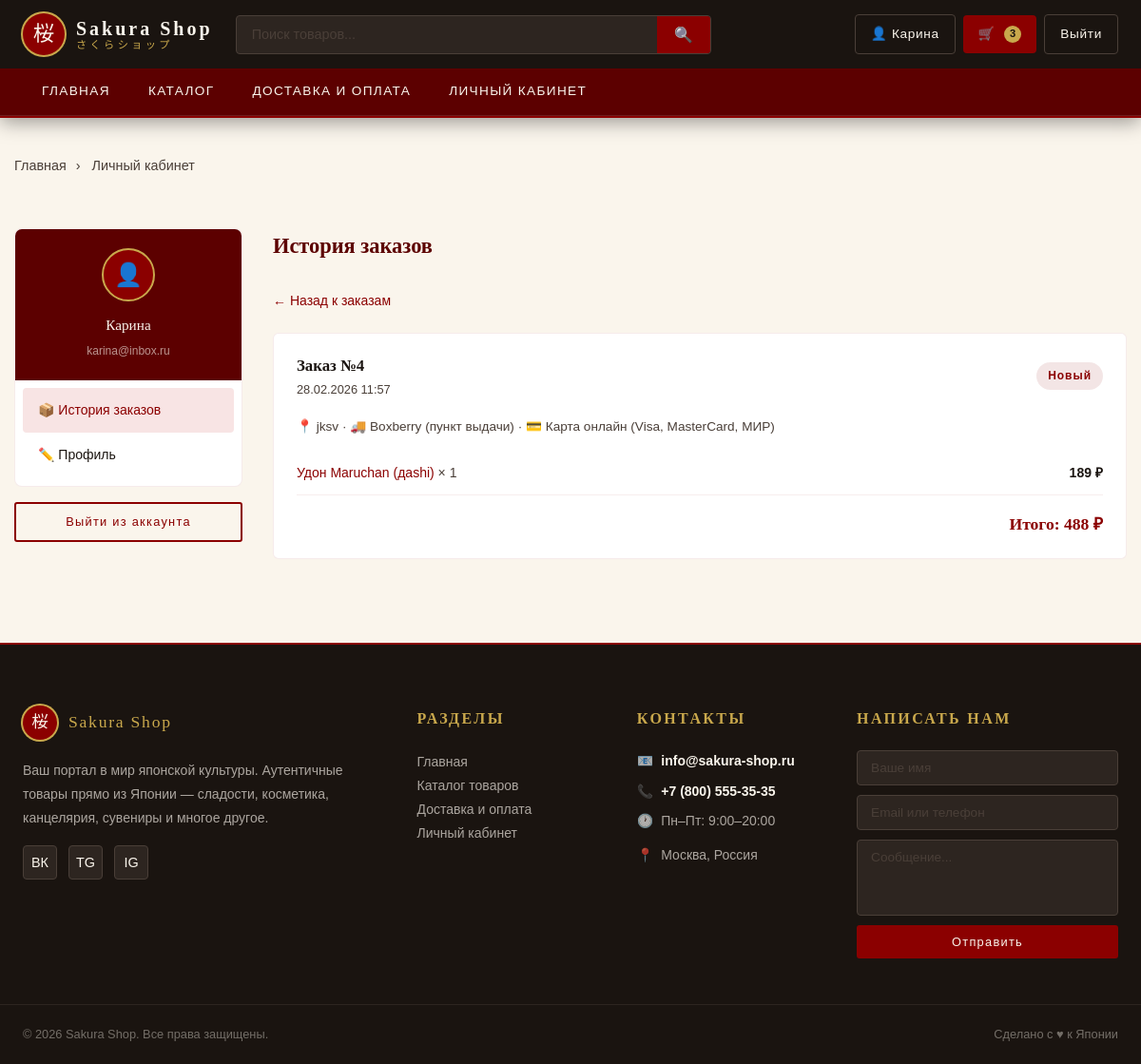
Screenshot of /account.php?tab=orders&order=4 (signed in) with the database file from the repository.
### tables this page shows
CREATE TABLE `users` (
  `id` int(10) UNSIGNED NOT NULL,
  `email` varchar(255) NOT NULL,
  `phone` varchar(20) DEFAULT NULL,
  `password_hash` varchar(255) NOT NULL,
  `full_name` varchar(255) NOT NULL,
  `role` enum('client','admin') NOT NULL DEFAULT 'client',
  `created_at` datetime NOT NULL DEFAULT current_timestamp()
);

CREATE TABLE `orders` (
  `id` int(10) UNSIGNED NOT NULL,
  `user_id` int(10) UNSIGNED NOT NULL,
  `order_date` datetime NOT NULL DEFAULT current_timestamp(),
  `status` enum('новый','оплачен','отправлен','доставлен','отменён') NOT NULL DEFAULT 'новый',
  `total_amount` decimal(10,2) NOT NULL,
  `delivery_address` text NOT NULL,
  `delivery_method` varchar(100) NOT NULL,
  `payment_method` varchar(100) NOT NULL
);

CREATE TABLE `order_items` (
  `id` int(10) UNSIGNED NOT NULL,
  `order_id` int(10) UNSIGNED NOT NULL,
  `product_id` int(10) UNSIGNED DEFAULT NULL,
  `product_name` varchar(255) NOT NULL,
  `price_at_purchase` decimal(10,2) NOT NULL,
  `quantity` int(10) UNSIGNED NOT NULL
);

### config.php (called while the page is built, shortened)
<?php
function currentUser(): ?array {
    return $_SESSION['user'] ?? null;
}
function isAdmin(): bool {
    return (currentUser()['role'] ?? '') === 'admin';
}

### account.php (the view, shortened to what this page needs)
<?php
require_once 'config.php';
$db = getDB();
$user = currentUser();
$tab = $_GET['tab'] ?? 'orders';
$st = $db->prepare("SELECT * FROM users WHERE id = ?");
$st->execute([$user['id']]);
$viewOrder = null;
$orderItems = [];
if (isset($_GET['order'])) {
    $st = $db->prepare("SELECT * FROM orders WHERE id = ? AND user_id = ?");
    $st->execute([$_GET['order'], $user['id']]);
    $viewOrder = $st->fetch();
    if ($viewOrder) {
        $st = $db->prepare("SELECT oi.*, p.slug FROM order_items oi LEFT JOIN products p ON p.id = oi.product_id WHERE oi.order_id = ?");
        $st->execute([$viewOrder['id']]);
        $orderItems = $st->fetchAll();
    }
}
$statusLabels = [
    'новый'     => ['label' => 'Новый',      'class' => 'status-new'],
    'оплачен'   => ['label' => 'Оплачен',    'class' => 'status-paid'],
    'отправлен' => ['label' => 'Отправлен',  'class' => 'status-sent'],
    'доставлен' => ['label' => 'Доставлен',  'class' => 'status-done'],
    'отменён'   => ['label' => 'Отменён',    'class' => 'status-cancel'],
];
include 'header.php';
?>
<div class="container" style="padding-top:24px;">
  <div class="breadcrumbs">
    <a href="index.php">Главная</a> <span>›</span>
    <span>Личный кабинет</span>
  </div>
</div>
<div class="container">
  <div class="account-layout">
    <aside>
      <div style="background:var(--white);border-radius:8px;border:1px solid rgba(139,0,0,0.08);overflow:hidden;margin-bottom:16px;">
        <div style="background:var(--crimson-deep);padding:20px 16px;text-align:center;">
          <div style="width:56px;height:56px;background:var(--crimson);border-radius:50%;display:flex;align-items:center;justify-content:center;font-size:1.5rem;margin:0 auto 12px;border:2px solid var(--gold);">
            👤
          </div>
          <div style="font-family:var(--font-serif);color:var(--ivory);font-size:0.95rem;"><?= htmlspecialchars($user['full_name']) ?></div>
          <div style="font-size:0.75rem;color:rgba(250,245,236,0.6);margin-top:4px;"><?= htmlspecialchars($user['email']) ?></div>
        </div>
        <div style="padding:8px;">
          <a href="account.php?tab=orders" class="account-nav-item <?= $tab === 'orders' ? 'active' : '' ?>">
            📦 История заказов
          </a>
          <a href="account.php?tab=profile" class="account-nav-item <?= $tab === 'profile' ? 'active' : '' ?>">
            ✏️ Профиль
          </a>
        </div>
      </div>
      <a href="logout.php" class="btn btn-secondary btn-full btn-sm">Выйти из аккаунта</a>
    </aside>
    <main>
      <?php if ($tab === 'orders'): ?>
      <h2 style="font-family:var(--font-serif);color:var(--crimson-deep);font-size:1.4rem;margin-bottom:24px;">
        История заказов
      </h2>
      <?php if ($viewOrder): ?>
      <div style="margin-bottom:20px;">
        <a href="account.php?tab=orders" style="color:var(--crimson);font-size:0.875rem;">← Назад к заказам</a>
      </div>
      <div class="order-card">
        <div class="order-header">
          <div>
            <div class="order-number">Заказ №<?= $viewOrder['id'] ?></div>
            <div style="font-size:0.8rem;color:var(--charcoal-light);"><?= date('d.m.Y H:i', strtotime($viewOrder['order_date'])) ?></div>
          </div>
          <span class="order-status <?= $statusLabels[$viewOrder['status']]['class'] ?? 'status-new' ?>">
            <?= $statusLabels[$viewOrder['status']]['label'] ?? $viewOrder['status'] ?>
          </span>
        </div>
        <div style="font-size:0.85rem;color:var(--charcoal-light);margin-bottom:16px;">
          <span>📍 <?= htmlspecialchars($viewOrder['delivery_address']) ?></span> ·
          <span>🚚 <?= htmlspecialchars($viewOrder['delivery_method']) ?></span> ·
          <span>💳 <?= htmlspecialchars($viewOrder['payment_method']) ?></span>
        </div>
        <?php foreach ($orderItems as $oi): ?>
        <div style="display:flex;justify-content:space-between;padding:10px 0;border-bottom:1px solid rgba(139,0,0,0.07);font-size:0.875rem;">
          <div>
            <?php if ($oi['slug']): ?>
            <a href="product.php?slug=<?= urlencode($oi['slug']) ?>" style="color:var(--crimson);"><?= htmlspecialchars($oi['product_name']) ?></a>
            <?php else: ?><?= htmlspecialchars($oi['product_name']) ?><?php endif; ?>
            <span style="color:var(--charcoal-light);"> × <?= $oi['quantity'] ?></span>
          </div>
          <div style="font-weight:600;"><?= number_format($oi['price_at_purchase'] * $oi['quantity'], 0, ',', ' ') ?> ₽</div>
        </div>
        <?php endforeach; ?>
        <div style="text-align:right;margin-top:16px;font-family:var(--font-serif);font-size:1.1rem;color:var(--crimson);font-weight:700;">
          Итого: <?= number_format($viewOrder['total_amount'], 0, ',', ' ') ?> ₽
        </div>
      </div>
      <?php endif; ?>
      <?php endif; ?>
    </main>
  </div>
</div>
<?php include 'footer.php'; ?>

### header.php (shortened to what this page needs)
<?php
if (!isset($bodyClass)) $bodyClass = '';
$cartCount = 0;
if (isLoggedIn()) {
    $db = getDB();
    $st = $db->prepare("SELECT COALESCE(SUM(quantity), 0) FROM cart_items WHERE user_id = ?");
    $st->execute([currentUser()['id']]);
    $cartCount = (int)$st->fetchColumn();
}
$user = currentUser();
?>
<!DOCTYPE html>
<html lang="ru">
<head>
  <link rel="stylesheet" href="<?= BASE_URL ?>css/main.css">
  <link rel="stylesheet" href="<?= BASE_URL ?>css/header.css">
</head>
<body class="<?= htmlspecialchars($bodyClass) ?>">
<header class="site-header">
  <div class="header-inner container">
    <a href="<?= BASE_URL ?>index.php" class="site-logo">
      <div class="logo-symbol">桜</div>
      <div class="logo-text">
        <span class="en">Sakura Shop</span>
        <span class="jp">さくらショップ</span>
      </div>
    </a>
    <form class="search-form desktop-search" action="<?= BASE_URL ?>search.php" method="GET">
      <input type="text" name="q" class="search-input"
             placeholder="Поиск товаров..."
             value="<?= htmlspecialchars($_GET['q'] ?? '') ?>"
             autocomplete="off">
      <button type="submit" class="search-btn" aria-label="Поиск">
        🔍
      </button>
    </form>
    <div class="header-actions">
      <?php if ($user): ?>
        <?php if (!isAdmin()): ?>
          <a href="<?= BASE_URL ?>account.php" class="btn-header btn-header-outline">
            👤 <?= htmlspecialchars(explode(' ', $user['full_name'])[0]) ?>
          </a>
        <?php endif; ?>
        <?php if (!isAdmin()): ?>
          <a href="<?= BASE_URL ?>cart.php" class="btn-header btn-header-cart">
            🛒
            <span class="cart-count"><?= $cartCount ?></span>
          </a>
        <?php endif; ?>
        <a href="<?= BASE_URL ?>logout.php" class="btn-header btn-header-outline">Выйти</a>
      <?php else: ?>
        <a href="<?= BASE_URL ?>login.php" class="btn-header btn-header-outline">Войти</a>
        <a href="<?= BASE_URL ?>register.php" class="btn-header btn-header-cart">Регистрация</a>
      <?php endif; ?>
    </div>
  </div>
  <nav class="site-nav desktop-nav">
    <div class="nav-inner">
      <a href="<?= BASE_URL ?>index.php" class="nav-link <?= basename($_SERVER['PHP_SELF']) === 'index.php' ? 'active' : '' ?>">Главная</a>
      <a href="<?= BASE_URL ?>catalog.php" class="nav-link <?= (strpos(basename($_SERVER['PHP_SELF']), 'catalog') !== false) ? 'active' : '' ?>">Каталог</a>
      <a href="<?= BASE_URL ?>delivery.php" class="nav-link">Доставка и оплата</a>
      <?php if ($user && !isAdmin()): ?>
        <a href="<?= BASE_URL ?>account.php" class="nav-link">Личный кабинет</a>
      <?php endif; ?>
    </div>
  </nav>
</header>

### css/main.css (style rules this page uses)
:root { --crimson: #8B0000; --crimson-light: #C0392B; --crimson-deep: #5C0000; --bordeaux: #6D1E1E; --bordeaux-mid: #A33030; --emerald: #1B5E42; --emerald-light: #2E7D5A; --emerald-pale: #4CAF80; --gold: #C9A84C; --gold-light: #E8C96D; --ivory: #FAF5EC; --ivory-dark: #F0E8D8; --charcoal: #1A1410; --charcoal-mid: #2D2520; --charcoal-light:#4A3F38; --sakura-blush: #F8E4E4; --white: #FFFFFF; --font-serif: 'Shippori Mincho', 'Noto Serif JP', Georgia, serif; --font-sans: 'Zen Kaku Gothic New', 'Noto Sans JP', sans-serif; --transition: all 0.3s cubic-bezier(0.25, 0.46, 0.45, 0.94); --transition-slow: all 0.6s cubic-bezier(0.25, 0.46, 0.45, 0.94); --shadow-sm: 0 2px 8px rgba(139,0,0,0.12); --shadow-md: 0 6px 24px rgba(139,0,0,0.18); --shadow-lg: 0 16px 48px rgba(139,0,0,0.24); --shadow-gold: 0 4px 20px rgba(201,168,76,0.3); }
*, *::before, *::after { box-sizing: border-box; margin: 0; padding: 0; }
html { scroll-behavior: smooth; font-size: 16px; }
body { font-family: var(--font-sans); background: var(--ivory); color: var(--charcoal); line-height: 1.7; min-height: 100vh; display: flex; flex-direction: column; }
a { color: inherit; text-decoration: none; transition: var(--transition); }
button { cursor: pointer; border: none; background: none; font-family: var(--font-sans); }
input, select, textarea { font-family: var(--font-sans); }
.container, .wrapper, .catalog-container, .admin-container { width: 100%; max-width: 1200px; margin: 0 auto; padding: 0 15px; }
.btn { display: inline-flex; align-items: center; justify-content: center; gap: 8px; padding: 12px 28px; font-family: var(--font-sans); font-size: 0.9rem; letter-spacing: 0.1em; border-radius: 3px; cursor: pointer; transition: var(--transition); font-weight: 400; border: 2px solid transparent; text-decoration: none; }
.btn-secondary { background: transparent; color: var(--crimson); border-color: var(--crimson); }
.btn-sm { padding: 8px 18px; font-size: 0.8rem; }
.btn-full { width: 100%; }
.account-layout { display: grid; grid-template-columns: 240px 1fr; gap: 32px; padding: 40px 0 72px; }
.account-nav-item { display: flex; align-items: center; gap: 10px; padding: 12px 16px; border-radius: 4px; font-size: 0.875rem; color: var(--charcoal); transition: var(--transition); cursor: pointer; }
.account-nav-item:hover, .account-nav-item.active { background: var(--sakura-blush); color: var(--crimson); }
.order-card { background: var(--white); border: 1px solid rgba(139,0,0,0.08); border-radius: 6px; padding: 20px 24px; margin-bottom: 16px; }
.order-header { display: flex; justify-content: space-between; align-items: center; margin-bottom: 16px; }
.order-number { font-family: var(--font-serif); font-size: 1.05rem; font-weight: 600; }
.order-status { padding: 4px 12px; border-radius: 20px; font-size: 0.75rem; letter-spacing: 0.08em; font-weight: 600; }
.status-new { background: rgba(201,168,76,0.15); color: #8B6914; }
.breadcrumbs { padding: 16px 0; font-size: 0.8rem; color: var(--charcoal-light); display: flex; align-items: center; gap: 8px; flex-wrap: wrap; }
.status-new { background: rgba(139,0,0,0.1); color: var(--crimson); }
.search-form { display: flex; gap: 10px; flex-wrap: wrap; }
.search-input { flex: 1; padding: 10px 12px; border: 1px solid rgba(139,0,0,0.15); border-radius: 4px; font-size: 0.9rem; }
.breadcrumbs { padding: 16px 0; font-size: 0.9rem; color: var(--charcoal-light); display: flex; align-items: center; flex-wrap: wrap; gap: 8px; margin: 0; line-height: 1.4; }
.breadcrumbs a { color: var(--charcoal-light); text-decoration: none; transition: color 0.2s ease; }
.breadcrumbs span { color: var(--charcoal-light); margin: 0 2px; }

### rows the page displays
users: full_name "Карина", email "karina@inbox.ru"
orders: id "4", order_date "28.02.2026 11:57", status "Новый", delivery_address "jksv", delivery_method "Boxberry (пункт выдачи)", payment_method "Карта онлайн (Visa, MasterCard, МИР)", total_amount "488"
order_items: product_name "Удон Maruchan (дashi)", quantity "1", $oi['price_at_purchase'] * $oi['quantity'] "189"

### other values shown
$cartCount "3"
